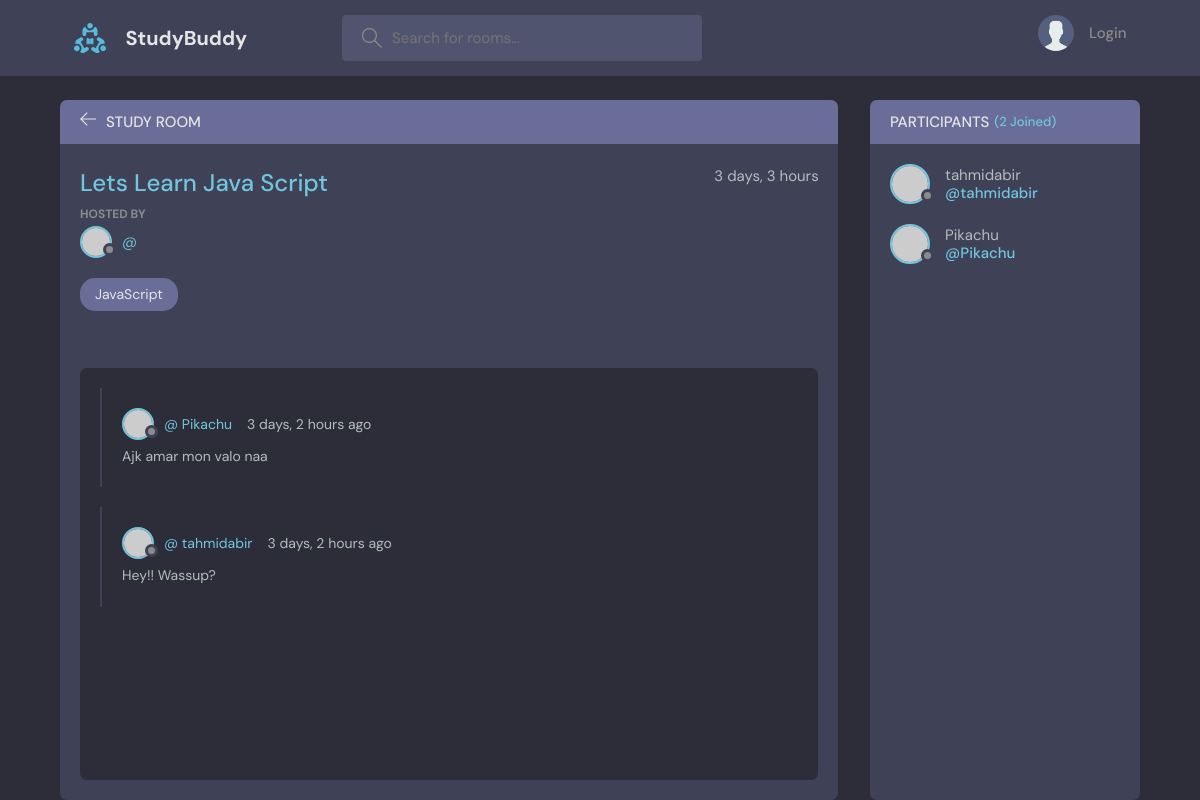
The app's page /room/1/, older data.
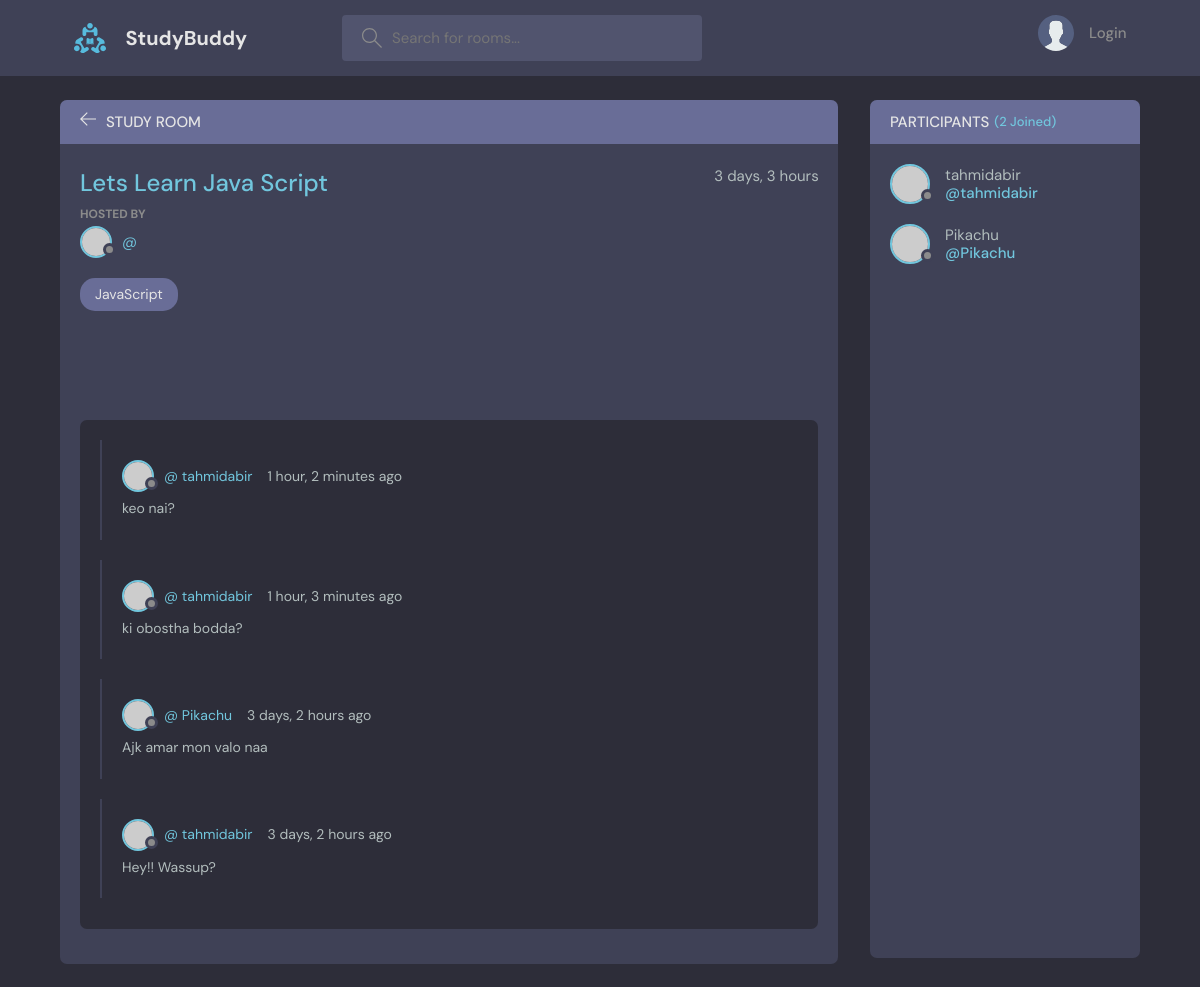
The same page, newer data.
### base/models.py (models this page shows, shortened)
class Message(models.Model):
    user = models.ForeignKey(User, on_delete=models.CASCADE)
    room = models.ForeignKey(Room, on_delete=models.CASCADE)
    body = models.TextField()
    updated = models.DateTimeField(auto_now=True)
    created = models.DateTimeField(auto_now_add=True)
    class Meta:
        ordering = ['-updated','-created']

### base/views.py (the view, shortened to what this page needs)
# urls.py: path('room/<str:pk>/', views.room, name='room'),
def room(request,pk):
    room=Room.objects.get(id=pk)
    room_messages = room.message_set.all()
    participants = room.participants.all()
    context={'room':room,'room_messages': room_messages, 'participants' : participants}
    return render(request, 'base/room.html',context)

### base/models.py (called while the page is built)
    def __str__(self):
        return self.name

### base/templates/base/room.html (shortened to what this page needs)
{% extends 'main.html' %}
{% block content %}
    <main class="profile-page layout layout--2">
      <div class="container">
        <div class="room">
          <div class="room__top">
            <div class="room__topLeft">
              <a href="{%url 'home' %}">
                <svg version="1.1" xmlns="http://www.w3.org/2000/svg" width="32" height="32" viewBox="0 0 32 32">
                  <title>arrow-left</title>
                  <path
                    d="M13.723 2.286l-13.723 13.714 13.719 13.714 1.616-1.611-10.96-10.96h27.625v-2.286h-27.625l10.965-10.965-1.616-1.607z"
                  ></path>
                </svg>
              </a>
              <h3>Study Room</h3>
            </div>
          </div>
          <div class="room__box scroll">
            <div class="room__header scroll">
              <div class="room__info">
                <h3>{{room.name}}</h3>
                <span>{{room.created|timesince}}</span>
              </div>
              <div class="room__hosted">
                <p>Hosted By</p>
                <a href="{% url 'user-profile' room.host.id %}" class="room__author">
                  <div class="avatar avatar--small">
                    <img src="https://randomuser.me/api/portraits/men/37.jpg" />
                  </div>
                  <span>@ {{user.username}} </span>
                </a>
              </div>
              <span class="room__topics">{{room.topic}}</span>
            </div>
            <div class="room__conversation">
              <div class="threads scroll">
                 {% for message in room_messages %}
                <div class="thread">
                  <div class="thread__top">
                    <div class="thread__author">
                      <a href="{%url 'user-profile' message.user.id %}" class="thread__authorInfo">
                        <div class="avatar avatar--small">
                          <img src="https://randomuser.me/api/portraits/men/37.jpg" />
                        </div>
                        <span>@ {{message.user.username}}</span>
                      </a>
                      <span class="thread__date">{{message.created|timesince}} ago</span>
                    </div>
                  </div>
                  <div class="thread__details">
            {{message.body}}
                  </div>
                </div>
                {%endfor%}
              </div>
            </div>
          </div>
        </div>
        <div class="participants">
          <h3 class="participants__top">Participants <span>({{participants.count}} Joined)</span></h3>
          <div class="participants__list scroll">
            {% for user in participants%}
            <a href="{% url 'user-profile' user.id %}" class="participant">
              <div class="avatar avatar--medium">
                <img src="https://randomuser.me/api/portraits/men/37.jpg" />
              </div>
              <p>
                {{user.username}}
                <span>@{{user.username}}</span>
              </p>
            </a>
      {%endfor%}
          </div>
        </div>
      </div>
    </main>
{%endblock content%}

Row changes from the older to the newer data that the page shows:
added Message: user.username "tahmidabir", created "1 hour, 2 minutes", body "keo nai?"
added Message: user.username "tahmidabir", created "1 hour, 3 minutes", body "ki obostha bodda?"
